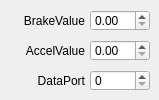
   <widget class="QWidget" name="forza">
    <attribute name="title">
     <string>Forza</string>
    </attribute>
    <widget class="QDoubleSpinBox" name="accelThresholdDoubleSpinBox">
     <property name="geometry">
      <rect>
       <x>90</x>
       <y>40</y>
       <width>60</width>
       <height>21</height>
      </rect>
     </property>
     <property name="focusPolicy">
      <enum>Qt::FocusPolicy::ClickFocus</enum>
     </property>
    </widget>
    <widget class="QDoubleSpinBox" name="brakeThresholdDoubleSpinBox">
     <property name="geometry">
      <rect>
       <x>90</x>
       <y>10</y>
       <width>60</width>
       <height>21</height>
      </rect>
     </property>
     <property name="focusPolicy">
      <enum>Qt::FocusPolicy::ClickFocus</enum>
     </property>
    </widget>
    <widget class="QSpinBox" name="dataPortSpinBox">
     <property name="geometry">
      <rect>
       <x>90</x>
       <y>70</y>
       <width>60</width>
       <height>21</height>
      </rect>
     </property>
     <property name="focusPolicy">
      <enum>Qt::FocusPolicy::ClickFocus</enum>
     </property>
    </widget>
    <widget class="QLabel" name="dataPortLabel">
     <property name="geometry">
      <rect>
       <x>4</x>
       <y>70</y>
       <width>81</width>
       <height>21</height>
      </rect>
     </property>
     <property name="text">
      <string>DataPort</string>
     </property>
     <property name="alignment">
      <set>Qt::AlignmentFlag::AlignRight|Qt::AlignmentFlag::AlignTrailing|Qt::AlignmentFlag::AlignVCenter</set>
     </property>
    </widget>
    <widget class="QLabel" name="accelThresholdLabel">
     <property name="geometry">
      <rect>
       <x>4</x>
       <y>40</y>
       <width>81</width>
       <height>21</height>
      </rect>
     </property>
     <property name="text">
      <string>AccelValue</string>
     </property>
     <property name="alignment">
      <set>Qt::AlignmentFlag::AlignRight|Qt::AlignmentFlag::AlignTrailing|Qt::AlignmentFlag::AlignVCenter</set>
     </property>
    </widget>
    <widget class="QLabel" name="brakeThresholdLabel">
     <property name="geometry">
      <rect>
       <x>4</x>
       <y>10</y>
       <width>81</width>
       <height>21</height>
      </rect>
     </property>
     <property name="text">
      <string>BrakeValue</string>
     </property>
     <property name="alignment">
      <set>Qt::AlignmentFlag::AlignRight|Qt::AlignmentFlag::AlignTrailing|Qt::AlignmentFlag::AlignVCenter</set>
     </property>
    </widget>
   </widget>
